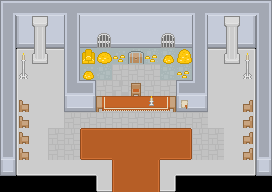

Tiled map render using the project's own tile images. Description and the whole map definition, tile-layer contents included, below:
An orthogonal 17x12 tile map with 16x16 px tiles, 8 tile layers (Ground, Paths, Water, Buildings, ...), 2 hidden layers not drawn, 2 tilesets and 4 objects (exit, entry, npc_spawn).

<map version="1.10" tiledversion="1.12.2" orientation="orthogonal" renderorder="right-down" width="17" height="12" tilewidth="16" tileheight="16" infinite="0" nextlayerid="12" nextobjectid="7">
 <editorsettings>
  <export target="bank.tmj" format="json" />
 </editorsettings>
 <tileset firstgid="1" source="../tilesets/kenney_roguelike.tsx" />
 <tileset firstgid="1768" source="../tilesets/kenney_roguelikeIndoor.tsx" />
 <layer id="1" name="Ground" width="17" height="12">
  <data encoding="csv">
0,0,0,0,0,0,0,0,0,0,0,0,0,0,0,0,0,
0,0,0,0,0,0,0,0,0,0,0,0,0,0,0,0,0,
0,0,0,0,0,0,0,0,0,0,0,0,0,0,0,0,0,
0,1429,1430,1430,1430,8,8,8,10,10,10,8,1430,1430,1430,1431,0,
0,1486,1487,1487,1487,8,10,121,121,121,10,10,1487,1487,1487,1488,0,
0,1486,1487,1487,1487,121,121,178,121,121,121,121,1487,1487,1487,1488,0,
0,1486,1487,1487,1487,1487,121,121,121,121,121,1487,1487,1487,1487,1488,0,
0,1486,1487,1487,121,121,121,121,121,121,121,121,121,1487,1487,1488,0,
0,1486,1487,121,121,1487,1487,1487,1487,1487,1487,1487,121,121,1487,1488,0,
0,1486,1487,121,121,121,121,121,121,121,121,121,121,121,1487,1488,0,
0,1543,1544,1544,1544,1544,1487,1487,1487,1487,1487,1544,1544,1544,1544,1545,0,
0,0,0,0,0,0,1543,1544,1544,1544,1545,0,0,0,0,0,0
</data>
 </layer>
 <layer id="2" name="Paths" width="17" height="12">
  <data encoding="csv">
0,0,0,0,0,0,0,0,0,0,0,0,0,0,0,0,0,
0,0,0,0,0,0,0,0,0,0,0,0,0,0,0,0,0,
0,0,0,0,0,0,0,0,0,0,0,0,0,0,0,0,0,
0,0,0,0,0,0,0,0,0,0,0,0,0,0,0,0,0,
0,0,0,0,0,0,0,0,0,0,0,0,0,0,0,0,0,
0,0,0,0,0,0,0,0,0,0,0,0,0,0,0,0,0,
0,0,0,0,0,0,0,0,0,0,0,0,0,0,0,0,0,
0,0,0,0,0,0,0,0,0,0,0,0,0,0,0,0,0,
0,0,0,0,0,1438,1439,1439,1439,1439,1439,1440,0,0,0,0,0,
0,0,0,0,0,1552,1553,1496,1496,1496,1553,1554,0,0,0,0,0,
0,0,0,0,0,0,0,1495,1496,1497,0,0,0,0,0,0,0,
0,0,0,0,0,0,0,1495,1496,1497,0,0,0,0,0,0,0
</data>
 </layer>
 <layer id="3" name="Water" width="17" height="12">
  <data encoding="csv">
0,0,0,0,0,0,0,0,0,0,0,0,0,0,0,0,0,
0,0,0,0,0,0,0,0,0,0,0,0,0,0,0,0,0,
0,0,0,0,0,0,0,0,0,0,0,0,0,0,0,0,0,
0,0,0,0,0,0,0,0,0,0,0,0,0,0,0,0,0,
0,0,0,0,0,0,0,0,0,0,0,0,0,0,0,0,0,
0,0,0,0,0,0,0,0,0,0,0,0,0,0,0,0,0,
0,0,0,0,0,0,0,0,0,0,0,0,0,0,0,0,0,
0,0,0,0,0,0,0,0,0,0,0,0,0,0,0,0,0,
0,0,0,0,0,0,0,0,0,0,0,0,0,0,0,0,0,
0,0,0,0,0,0,0,0,0,0,0,0,0,0,0,0,0,
0,0,0,0,0,0,0,0,0,0,0,0,0,0,0,0,0,
0,0,0,0,0,0,0,0,0,0,0,0,0,0,0,0,0
</data>
 </layer>
 <layer id="4" name="Buildings" width="17" height="12">
  <data encoding="csv">
715,713,713,713,775,713,713,713,713,713,713,713,775,713,713,713,716,
771,887,888,888,771,888,888,888,888,888,888,888,771,888,888,889,771,
771,884,883,883,771,883,883,883,883,883,883,883,771,883,883,886,771,
771,0,0,0,771,0,0,0,0,0,0,0,771,0,0,0,771,
771,0,0,0,771,0,0,0,0,0,0,0,771,0,0,0,771,
771,0,0,0,772,714,0,0,0,0,0,712,773,0,0,0,771,
771,0,0,0,884,886,0,0,0,0,0,884,886,0,0,0,771,
771,0,0,0,0,0,0,0,0,0,0,0,0,0,0,0,771,
771,0,0,0,0,0,0,0,0,0,0,0,0,0,0,0,771,
826,0,0,0,0,0,0,0,0,0,0,0,0,0,0,0,826,
885,0,0,0,0,0,0,0,0,0,0,0,0,0,0,0,885,
0,0,0,0,0,0,0,0,0,0,0,0,0,0,0,0,0
</data>
 </layer>
 <layer id="5" name="Props" width="17" height="12">
  <data encoding="csv">
0,0,0,0,0,0,0,0,0,0,0,0,0,0,0,0,0,
0,0,1161,0,0,0,0,0,0,0,0,0,0,0,1161,0,0,
0,0,1104,0,0,0,204,0,0,0,204,0,0,0,1104,0,0,
0,0,1162,0,0,614,670,616,609,616,669,671,0,0,1162,0,0,
0,0,0,0,0,669,0,0,0,0,0,616,0,0,0,0,0,
0,0,0,0,0,0,0,0,134,0,0,0,0,0,0,0,0,
0,307,0,0,0,0,2000,2001,2001,2001,2002,898,0,0,0,308,0,
0,307,0,0,0,0,0,0,0,0,0,0,0,0,0,308,0,
0,307,0,0,0,0,0,0,0,0,0,0,0,0,0,308,0,
0,307,0,0,0,0,0,0,0,0,0,0,0,0,0,308,0,
0,0,0,0,0,0,0,0,0,0,0,0,0,0,0,0,0,
0,0,0,0,0,0,0,0,0,0,0,0,0,0,0,0,0
</data>
 </layer>
 <layer id="6" name="Props2" width="17" height="12">
  <data encoding="csv">
0,0,0,0,0,0,0,0,0,0,0,0,0,0,0,0,0,
0,0,0,0,0,0,0,0,0,0,0,0,0,0,0,0,0,
0,0,0,0,0,0,0,0,0,0,0,0,0,0,0,0,0,
0,1868,0,0,0,0,0,0,0,0,0,0,0,0,0,1868,0,
0,1922,0,0,0,0,0,0,0,0,0,0,0,0,0,1922,0,
0,0,0,0,0,0,0,0,0,0,0,0,0,0,0,0,0,
0,0,0,0,0,0,0,0,0,1948,0,0,0,0,0,0,0,
0,0,0,0,0,0,0,0,0,0,0,0,0,0,0,0,0,
0,0,0,0,0,0,0,0,0,0,0,0,0,0,0,0,0,
0,0,0,0,0,0,0,0,0,0,0,0,0,0,0,0,0,
0,0,0,0,0,0,0,0,0,0,0,0,0,0,0,0,0,
0,0,0,0,0,0,0,0,0,0,0,0,0,0,0,0,0
</data>
 </layer>
 <layer id="7" name="Obstacles" width="17" height="12" visible="0">
  <data encoding="csv">
0,0,0,0,0,0,0,0,0,0,0,0,0,0,0,0,0,
0,0,0,0,0,0,0,0,0,0,0,0,0,0,0,0,0,
0,0,0,0,0,0,0,0,0,0,0,0,0,0,0,0,0,
0,0,0,0,0,1702,1702,0,1702,0,1702,1702,0,0,0,0,0,
0,0,0,0,0,1702,0,0,0,0,0,0,0,0,0,0,0,
0,0,0,0,0,0,0,0,0,0,0,0,0,0,0,0,0,
0,0,0,0,0,0,1702,1702,1702,1702,1702,0,0,0,0,0,0,
0,0,0,0,0,0,0,0,0,0,0,0,0,0,0,0,0,
0,0,0,0,0,0,0,0,0,0,0,0,0,0,0,0,0,
0,0,0,0,0,0,0,0,0,0,0,0,0,0,0,0,0,
0,0,0,0,0,0,0,0,0,0,0,0,0,0,0,0,0,
0,0,0,0,0,0,0,0,0,0,0,0,0,0,0,0,0
</data>
 </layer>
 <layer id="8" name="Collision" width="17" height="12" visible="0">
  <data encoding="csv">
1699,1699,1699,1699,1699,1699,1699,1699,1699,1699,1699,1699,1699,1699,1699,1699,1699,
1699,1699,1699,1699,1699,1699,1699,1699,1699,1699,1699,1699,1699,1699,1699,1699,1699,
1699,1699,1699,1699,1699,1699,1699,1699,1699,1699,1699,1699,1699,1699,1699,1699,1699,
1699,1699,1699,0,1699,0,0,0,0,0,0,0,1699,0,1699,1699,1699,
1699,1699,0,0,1699,0,0,0,0,0,0,0,1699,0,0,1699,1699,
1699,0,0,0,1699,1699,0,0,0,0,0,1699,1699,0,0,0,1699,
1699,0,0,0,1699,1699,0,0,0,0,0,1699,1699,0,0,0,1699,
1699,0,0,0,0,0,0,0,0,0,0,0,0,0,0,0,1699,
1699,0,0,0,0,0,0,0,0,0,0,0,0,0,0,0,1699,
1699,0,0,0,0,0,0,0,0,0,0,0,0,0,0,0,1699,
1699,0,0,0,0,0,0,0,0,0,0,0,0,0,0,0,1699,
1699,1699,1699,1699,1699,1699,0,0,0,0,0,1699,1699,1699,1699,1699,1699
</data>
 </layer>
 <layer id="9" name="Exits" width="17" height="12">
  <data encoding="csv">
0,0,0,0,0,0,0,0,0,0,0,0,0,0,0,0,0,
0,0,0,0,0,0,0,0,0,0,0,0,0,0,0,0,0,
0,0,0,0,0,0,0,0,0,0,0,0,0,0,0,0,0,
0,0,0,0,0,0,0,0,0,0,0,0,0,0,0,0,0,
0,0,0,0,0,0,0,0,0,0,0,0,0,0,0,0,0,
0,0,0,0,0,0,0,0,0,0,0,0,0,0,0,0,0,
0,0,0,0,0,0,0,0,0,0,0,0,0,0,0,0,0,
0,0,0,0,0,0,0,0,0,0,0,0,0,0,0,0,0,
0,0,0,0,0,0,0,0,0,0,0,0,0,0,0,0,0,
0,0,0,0,0,0,0,0,0,0,0,0,0,0,0,0,0,
0,0,0,0,0,0,0,0,0,0,0,0,0,0,0,0,0,
0,0,0,0,0,0,0,0,0,0,0,0,0,0,0,0,0
</data>
 </layer>
 <objectgroup id="10" name="Objects">
  <object id="3" name="exit_settlement" type="exit" x="112" y="176" width="48" height="16" />
  <object id="4" x="32" y="224" />
  <object id="5" name="entry_settlement" type="entry" x="136" y="168">
   <point />
  </object>
  <object id="6" name="npc_1" type="npc_spawn" x="136" y="88">
   <point />
  </object>
 </objectgroup>
 <layer id="11" name="Foreground" width="17" height="12">
  <data encoding="csv">
0,0,0,0,0,0,0,0,0,0,0,0,0,0,0,0,0,
0,0,0,0,0,0,0,0,0,0,0,0,0,0,0,0,0,
0,0,0,0,0,0,0,0,0,0,0,0,0,0,0,0,0,
0,0,0,0,0,0,0,0,0,0,0,0,0,0,0,0,0,
0,0,0,0,0,0,0,0,0,0,0,0,0,0,0,0,0,
0,0,0,0,0,0,0,0,0,0,0,0,0,0,0,0,0,
0,0,0,0,0,0,0,0,0,0,0,0,0,0,0,0,0,
0,0,0,0,0,0,0,0,0,0,0,0,0,0,0,0,0,
0,0,0,0,0,0,0,0,0,0,0,0,0,0,0,0,0,
0,0,0,0,0,0,0,0,0,0,0,0,0,0,0,0,0,
0,0,0,0,0,0,0,0,0,0,0,0,0,0,0,0,0,
0,0,0,0,0,0,0,0,0,0,0,0,0,0,0,0,0
</data>
 </layer>
</map>
